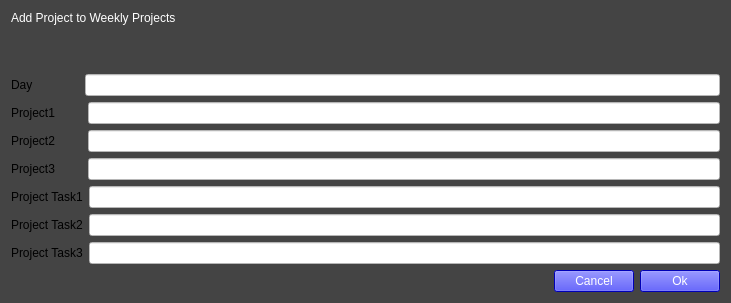
<?xml version="1.0" encoding="UTF-8"?>
<ui version="4.0">
 <class>Form</class>
 <widget class="QWidget" name="Form">
  <property name="geometry">
   <rect>
    <x>0</x>
    <y>0</y>
    <width>731</width>
    <height>303</height>
   </rect>
  </property>
  <property name="windowTitle">
   <string>Form</string>
  </property>
  <property name="styleSheet">
   <string notr="true">background-color: rgb(68, 68, 68);</string>
  </property>
  <layout class="QVBoxLayout" name="verticalLayout">
   <item>
    <widget class="QLabel" name="label">
     <property name="styleSheet">
      <string notr="true">color: rgb(255, 255, 255);
font: 75 12pt &quot;MS Shell Dlg 2&quot;;</string>
     </property>
     <property name="text">
      <string>Add Project to Weekly Projects</string>
     </property>
     <property name="alignment">
      <set>Qt::AlignLeading|Qt::AlignLeft|Qt::AlignTop</set>
     </property>
    </widget>
   </item>
   <item>
    <layout class="QHBoxLayout" name="horizontalLayout_2">
     <item>
      <widget class="QLabel" name="label_2">
       <property name="styleSheet">
        <string notr="true">font: 75 12pt &quot;MS Shell Dlg 2&quot;;</string>
       </property>
       <property name="text">
        <string>Day              </string>
       </property>
      </widget>
     </item>
     <item>
      <widget class="QLineEdit" name="Day">
       <property name="styleSheet">
        <string notr="true">background-color: rgb(255, 255, 255);
font: 75 12pt &quot;MS Shell Dlg 2&quot;;</string>
       </property>
      </widget>
     </item>
    </layout>
   </item>
   <item>
    <layout class="QHBoxLayout" name="horizontalLayout_3">
     <item>
      <widget class="QLabel" name="label_3">
       <property name="styleSheet">
        <string notr="true">font: 75 12pt &quot;MS Shell Dlg 2&quot;;</string>
       </property>
       <property name="text">
        <string>Project1        </string>
       </property>
      </widget>
     </item>
     <item>
      <widget class="QLineEdit" name="Project1">
       <property name="styleSheet">
        <string notr="true">background-color: rgb(255, 255, 255);
font: 75 12pt &quot;MS Shell Dlg 2&quot;;</string>
       </property>
      </widget>
     </item>
    </layout>
   </item>
   <item>
    <layout class="QHBoxLayout" name="horizontalLayout_4">
     <item>
      <widget class="QLabel" name="label_4">
       <property name="styleSheet">
        <string notr="true">font: 75 12pt &quot;MS Shell Dlg 2&quot;;</string>
       </property>
       <property name="text">
        <string>Project2        </string>
       </property>
      </widget>
     </item>
     <item>
      <widget class="QLineEdit" name="Project2">
       <property name="styleSheet">
        <string notr="true">background-color: rgb(255, 255, 255);
font: 75 12pt &quot;MS Shell Dlg 2&quot;;</string>
       </property>
      </widget>
     </item>
    </layout>
   </item>
   <item>
    <layout class="QHBoxLayout" name="horizontalLayout_5">
     <item>
      <widget class="QLabel" name="label_5">
       <property name="styleSheet">
        <string notr="true">font: 75 12pt &quot;MS Shell Dlg 2&quot;;</string>
       </property>
       <property name="text">
        <string>Project3        </string>
       </property>
      </widget>
     </item>
     <item>
      <widget class="QLineEdit" name="Project3">
       <property name="styleSheet">
        <string notr="true">background-color: rgb(255, 255, 255);
font: 75 12pt &quot;MS Shell Dlg 2&quot;;</string>
       </property>
      </widget>
     </item>
    </layout>
   </item>
   <item>
    <layout class="QHBoxLayout" name="horizontalLayout_6">
     <item>
      <widget class="QLabel" name="label_6">
       <property name="styleSheet">
        <string notr="true">font: 75 12pt &quot;MS Shell Dlg 2&quot;;</string>
       </property>
       <property name="text">
        <string>Project Task1</string>
       </property>
      </widget>
     </item>
     <item>
      <widget class="QLineEdit" name="ProjectTask1">
       <property name="styleSheet">
        <string notr="true">background-color: rgb(255, 255, 255);
font: 75 12pt &quot;MS Shell Dlg 2&quot;;</string>
       </property>
      </widget>
     </item>
    </layout>
   </item>
   <item>
    <layout class="QHBoxLayout" name="horizontalLayout_7">
     <item>
      <widget class="QLabel" name="label_7">
       <property name="styleSheet">
        <string notr="true">font: 75 12pt &quot;MS Shell Dlg 2&quot;;</string>
       </property>
       <property name="text">
        <string>Project Task2</string>
       </property>
      </widget>
     </item>
     <item>
      <widget class="QLineEdit" name="Projecttask2">
       <property name="styleSheet">
        <string notr="true">background-color: rgb(255, 255, 255);
font: 75 12pt &quot;MS Shell Dlg 2&quot;;</string>
       </property>
      </widget>
     </item>
    </layout>
   </item>
   <item>
    <layout class="QHBoxLayout" name="horizontalLayout_9">
     <item>
      <widget class="QLabel" name="label_8">
       <property name="styleSheet">
        <string notr="true">font: 75 12pt &quot;MS Shell Dlg 2&quot;;</string>
       </property>
       <property name="text">
        <string>Project Task3</string>
       </property>
      </widget>
     </item>
     <item>
      <widget class="QLineEdit" name="ProjectTask3">
       <property name="styleSheet">
        <string notr="true">background-color: rgb(255, 255, 255);
font: 75 12pt &quot;MS Shell Dlg 2&quot;;</string>
       </property>
      </widget>
     </item>
    </layout>
   </item>
   <item>
    <layout class="QHBoxLayout" name="horizontalLayout">
     <item>
      <spacer name="horizontalSpacer">
       <property name="orientation">
        <enum>Qt::Horizontal</enum>
       </property>
       <property name="sizeHint" stdset="0">
        <size>
         <width>40</width>
         <height>20</height>
        </size>
       </property>
      </spacer>
     </item>
     <item alignment="Qt::AlignRight">
      <widget class="QPushButton" name="cancelweekly">
       <property name="styleSheet">
        <string notr="true">color: rgb(255, 255, 255);
background-color: rgb(0, 0, 255);
font: 75 12pt &quot;MS Shell Dlg 2&quot;;</string>
       </property>
       <property name="text">
        <string>Cancel</string>
       </property>
      </widget>
     </item>
     <item alignment="Qt::AlignRight">
      <widget class="QPushButton" name="Addtoweeklytable">
       <property name="styleSheet">
        <string notr="true">color: rgb(255, 255, 255);
background-color: rgb(0, 0, 255);
font: 75 12pt &quot;MS Shell Dlg 2&quot;;</string>
       </property>
       <property name="text">
        <string>Ok</string>
       </property>
      </widget>
     </item>
    </layout>
   </item>
  </layout>
 </widget>
 <resources/>
 <connections/>
</ui>
